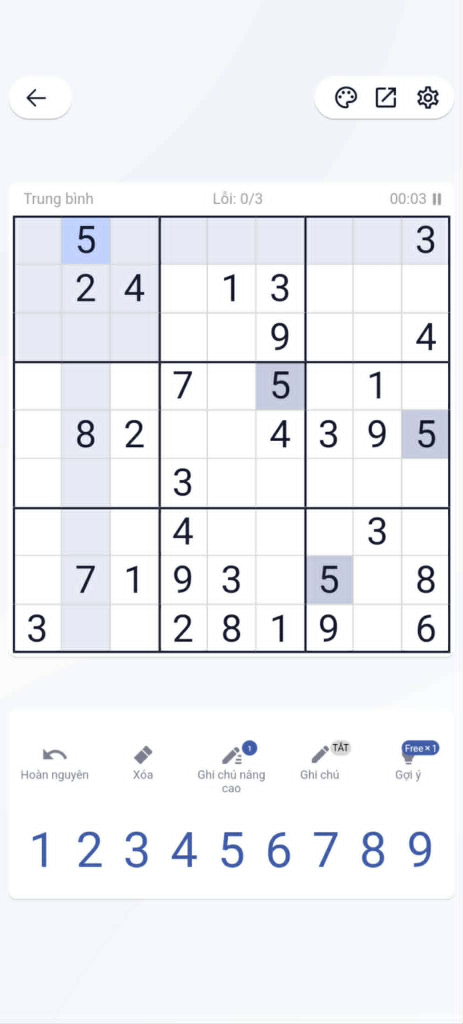
#> input picture images/anh1.jpg, 926 x 2047 px (shown at 1/2 size)
$ python -i vision.py   (imports and definitions only)
#> lines starting #> are read from the running program, lines starting #| are printed output that depends on the picture; after the words box and inside, x2 and y2 are one past the last pixel; in counts of white or black regions, pixels touching at a corner belong together
import cv2
import numpy as np


WARP_SIZE = 450
GRID_SIZE = 9


def bgr_to_rgb(img):
    return cv2.cvtColor(img, cv2.COLOR_BGR2RGB) if img is not None and img.ndim == 3 else img


def order_points(points):
    pts = np.asarray(points, dtype=np.float32).reshape(4, 2)
    sums, diffs = pts.sum(axis=1), np.diff(pts, axis=1)
    return np.array(
        [pts[np.argmin(sums)], pts[np.argmin(diffs)], pts[np.argmax(sums)], pts[np.argmax(diffs)]],
        dtype=np.float32,
    )


def preprocess_grid(img):
    gray = cv2.cvtColor(img, cv2.COLOR_BGR2GRAY) if img.ndim == 3 else img.copy()
    gray = cv2.createCLAHE(2.0, (8, 8)).apply(gray)
    blur = cv2.GaussianBlur(gray, (5, 5), 0)
    bw = cv2.adaptiveThreshold(blur, 255, cv2.ADAPTIVE_THRESH_GAUSSIAN_C, cv2.THRESH_BINARY_INV, 31, 5)
    return cv2.morphologyEx(bw, cv2.MORPH_CLOSE, np.ones((3, 3), np.uint8), iterations=1)


def find_grid_contour(img, max_dim=1200):
    h, w = img.shape[:2]
    scale = min(1.0, max_dim / float(max(h, w)))
    small = cv2.resize(img, (int(w * scale), int(h * scale)), interpolation=cv2.INTER_AREA) if scale < 1 else img
    bw = preprocess_grid(small)

    contours, _ = cv2.findContours(bw, cv2.RETR_EXTERNAL, cv2.CHAIN_APPROX_SIMPLE)
    image_area = bw.shape[0] * bw.shape[1]
    best, best_score = None, 0

    for cnt in sorted(contours, key=cv2.contourArea, reverse=True)[:30]:
        area = cv2.contourArea(cnt)
        if area < image_area * 0.03:
            continue
        peri = cv2.arcLength(cnt, True)
        for eps in (0.02, 0.04, 0.06):
            approx = cv2.approxPolyDP(cnt, eps * peri, True)
            if len(approx) == 4 and cv2.isContourConvex(approx):
                rect = order_points(approx)
                quad_area = cv2.contourArea(rect)
                width = max(np.linalg.norm(rect[1] - rect[0]), np.linalg.norm(rect[2] - rect[3]))
                height = max(np.linalg.norm(rect[3] - rect[0]), np.linalg.norm(rect[2] - rect[1]))
                aspect = width / max(height, 1)
                if 0.65 <= aspect <= 1.45 and quad_area > best_score:
                    best, best_score = rect, quad_area
                break

    if best is None:
        return None
    return (best / scale).astype(np.float32) if scale < 1 else best.astype(np.float32)


# [108 lines left out: functions warp_grid, _center_crop, _clean_digit_mask, preprocess_cell, split_cells, overlay_solution_on_original, not called in this run]

>>> import cv2
>>> picture = cv2.imread('../images/anh1.jpg')
#> picture is the input picture: shape (2047, 926, 3); mean B, G, R 244.1, 239.9, 238.1
>>> result = find_grid_contour(picture)
#> in find_grid_contour, `small = cv2.resize(img, (int(w * scale), int(h * scale)), interpolatio..`:
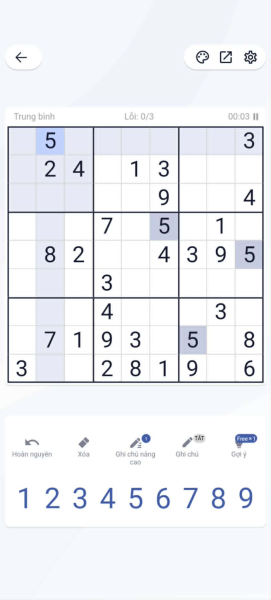
#> small: shape (1200, 542, 3) (shown at 1/2 size); mean B, G, R 244.1, 240, 238.1
#> in preprocess_grid, `gray = cv2.createCLAHE(2.0, (8, 8)).apply(gray)`:
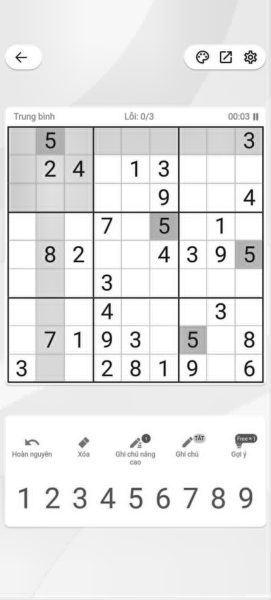
#> gray: shape (1200, 542) (shown at 1/2 size); min 4, max 255, mean 231.9
#> in preprocess_grid, `bw = cv2.adaptiveThreshold(blur, 255, cv2.ADAPTIVE_THRESH_GAUSSIAN_C, ..`:
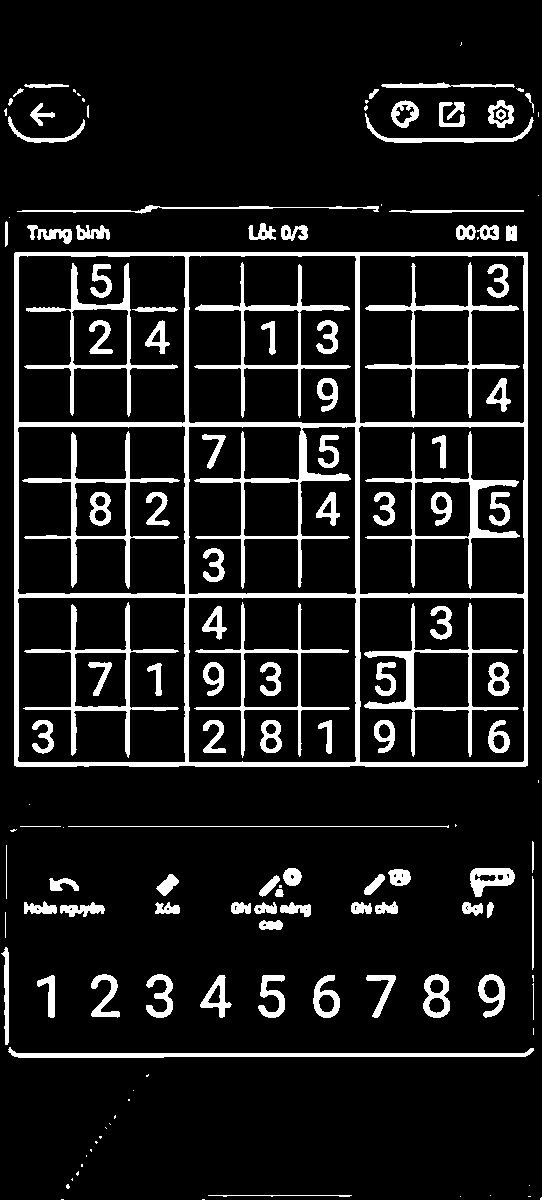
#> bw: shape (1200, 542); 11.1% white; 147 white regions (41 under 20 px), largest, box (x1, y1, x2, y2) and area: (14, 252, 528, 767) 21604, (365, 431, 520, 589) 2629, (22, 431, 180, 589) 2605
#> in preprocess_grid, `return cv2.morphologyEx(bw, cv2.MORPH_CLOSE, np.ones((3, 3), np.uint8)..`:
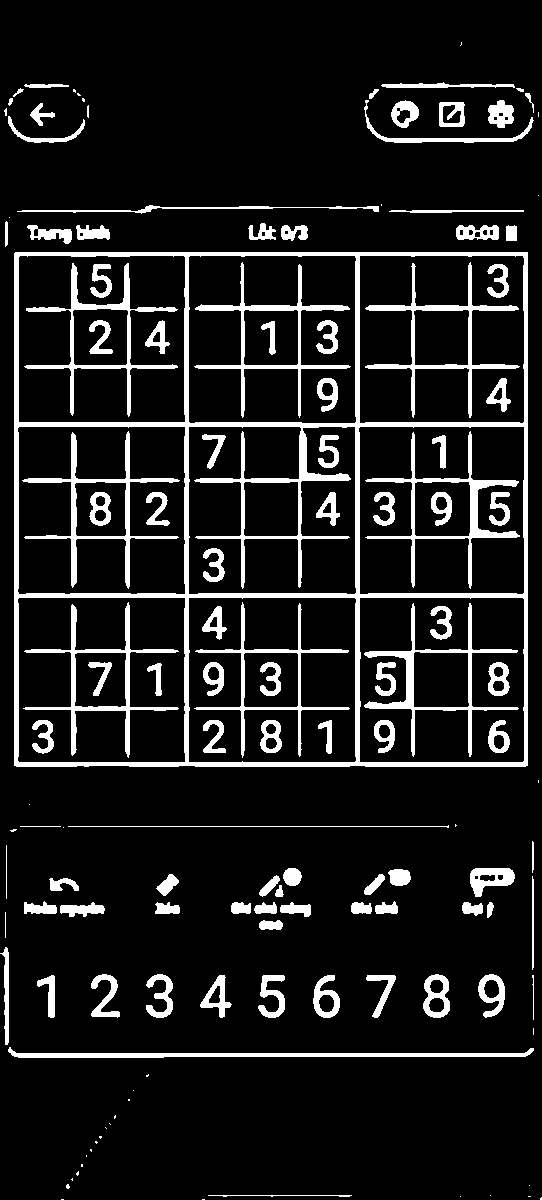
#> returned value: shape (1200, 542); 11.2% white; 138 white regions (36 under 20 px)
#> in find_grid_contour, `contours, _ = cv2.findContours(bw, cv2.RETR_EXTERNAL, cv2.CHAIN_APPROX..`: contours = 98 contours, 45 with area under 20; largest, box (x1, y1, x2, y2) and area: (14, 252, 528, 767) 263600, (8, 1047, 534, 1058) 1738, (423, 974, 450, 1018) 898, (470, 868, 515, 897) 802, (478, 974, 505, 1018) 715
#> the loop in find_grid_contour, `for cnt in sorted(contours, key=cv2.contourArea, reverse=True)[:30]:` made 30 passes
#> area on passes 2 to 9: 1738.5, 897.5, 801.5, 715, 709, 620.5, 584.5, 570.5
#> after the loop in find_grid_contour, `for cnt in sorted(contours, key=cv2.contourArea, reverse=True)[:30]:`: best = [[15, 252], [527, 252], [527, 765], [14, 765]]; best_score = 262912.5
#> result = [[25.59, 429.9], [899, 429.9], [899, 1305], [23.88, 1305]]

$ run again, on images/anh10.jpg
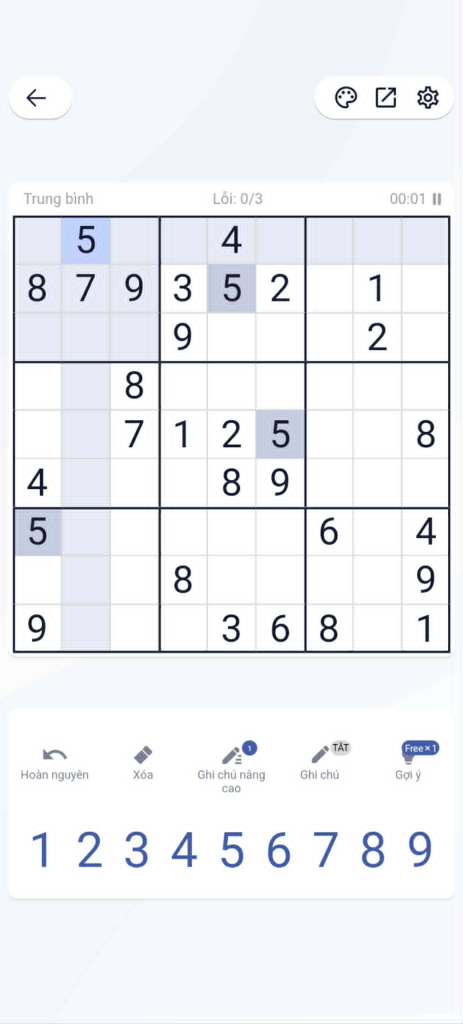
#> input picture images/anh10.jpg, 926 x 2047 px (shown at 1/2 size)
#> picture is the input picture: shape (2047, 926, 3); mean B, G, R 244.2, 240, 238.2
#> in preprocess_grid, `bw = cv2.adaptiveThreshold(blur, 255, cv2.ADAPTIVE_THRESH_GAUSSIAN_C, ..`:
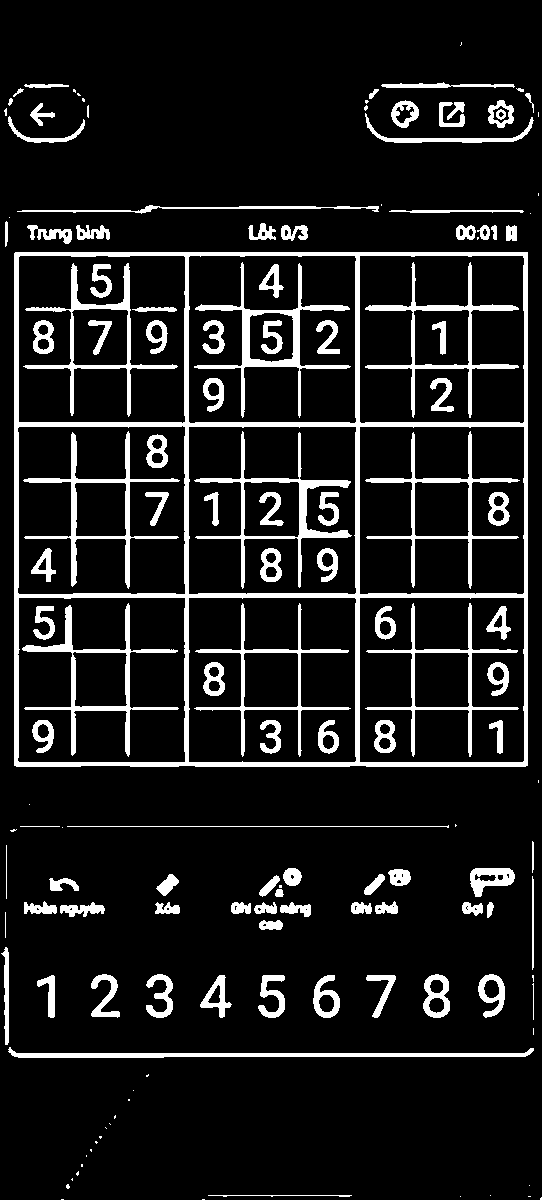
#> bw: shape (1200, 542); 11% white; 148 white regions (42 under 20 px), largest, box (x1, y1, x2, y2) and area: (14, 252, 528, 767) 18994, (194, 262, 351, 418) 2849, (22, 603, 179, 757) 2656
#> in preprocess_grid, `return cv2.morphologyEx(bw, cv2.MORPH_CLOSE, np.ones((3, 3), np.uint8)..`:
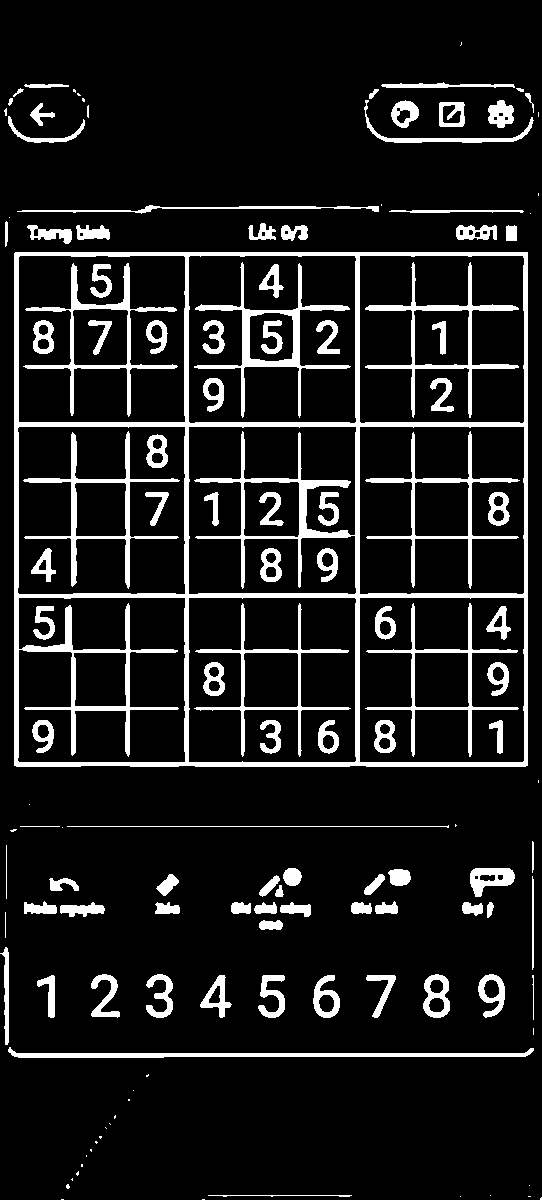
#> returned value: shape (1200, 542); 11.1% white; 136 white regions (37 under 20 px)
#> contours = 99 contours, 46 with area under 20; largest, box (x1, y1, x2, y2) and area: (14, 252, 528, 767) 263598, (8, 1047, 534, 1058) 1738, (423, 974, 450, 1018) 898, (470, 868, 515, 897) 802, (478, 974, 505, 1018) 715
#> the loop in find_grid_contour, `for cnt in sorted(contours, key=cv2.contourArea, reverse=True)[:30]:` made 30 passes
#> area on passes 2 to 9: 1738.5, 897.5, 801.5, 715, 709, 632.5, 584.5, 570.5
#> after the loop in find_grid_contour, `for cnt in sorted(contours, key=cv2.contourArea, reverse=True)[:30]:`: best = [[15, 252], [527, 252], [527, 765], [14, 765]]; best_score = 262912.5
#> result = [[25.59, 429.9], [899, 429.9], [899, 1305], [23.88, 1305]]

$ run again, on images/anh11.jpg
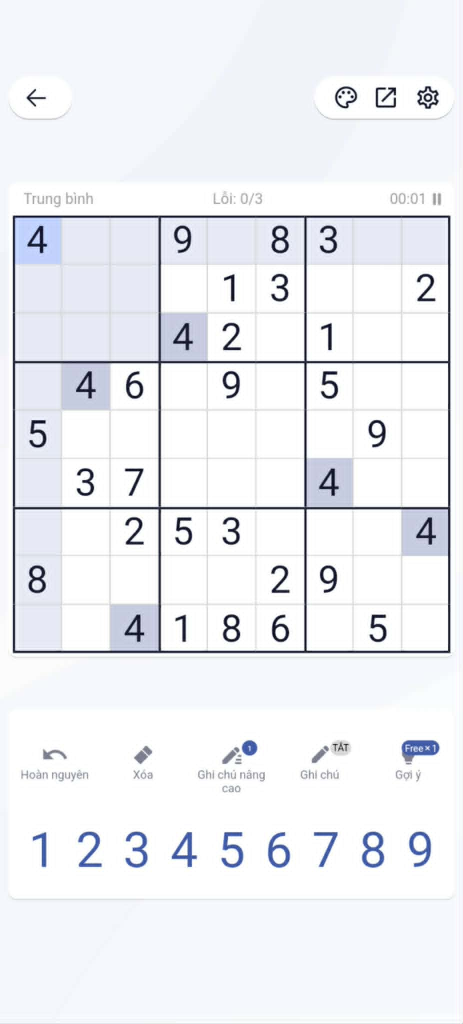
#> input picture images/anh11.jpg, 926 x 2047 px (shown at 1/2 size)
#> picture is the input picture: shape (2047, 926, 3); mean B, G, R 243.9, 239.6, 237.8
#> in preprocess_grid, `bw = cv2.adaptiveThreshold(blur, 255, cv2.ADAPTIVE_THRESH_GAUSSIAN_C, ..`:
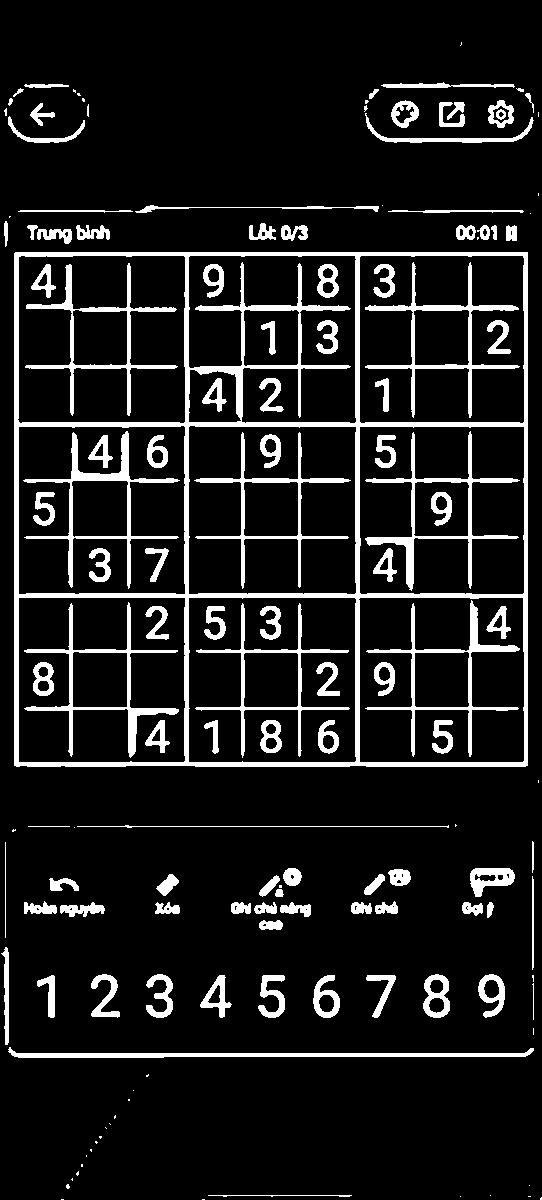
#> bw: shape (1200, 542); 11% white; 147 white regions (41 under 20 px), largest, box (x1, y1, x2, y2) and area: (14, 252, 528, 767) 21762, (23, 431, 180, 589) 2653, (365, 431, 520, 591) 2614
#> in preprocess_grid, `return cv2.morphologyEx(bw, cv2.MORPH_CLOSE, np.ones((3, 3), np.uint8)..`:
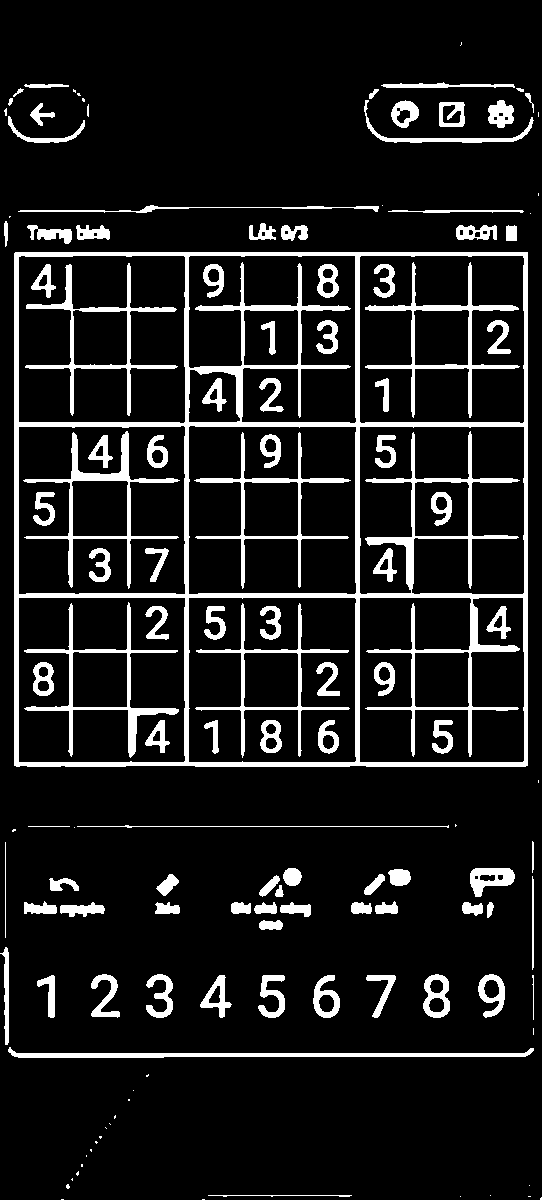
#> returned value: shape (1200, 542); 11.1% white; 134 white regions (36 under 20 px)
#> contours = 97 contours, 44 with area under 20; largest, box (x1, y1, x2, y2) and area: (14, 252, 528, 767) 263582, (8, 1047, 534, 1058) 1738, (423, 974, 450, 1018) 898, (470, 868, 515, 897) 802, (478, 974, 505, 1018) 715
#> the loop in find_grid_contour, `for cnt in sorted(contours, key=cv2.contourArea, reverse=True)[:30]:` made 30 passes
#> area on passes 2 to 9: 1738.5, 897.5, 801.5, 715, 709, 625.5, 584.5, 570.5
#> after the loop in find_grid_contour, `for cnt in sorted(contours, key=cv2.contourArea, reverse=True)[:30]:`: best = [[15, 252], [527, 252], [527, 765], [14, 765]]; best_score = 262912.5
#> result = [[25.59, 429.9], [899, 429.9], [899, 1305], [23.88, 1305]]
